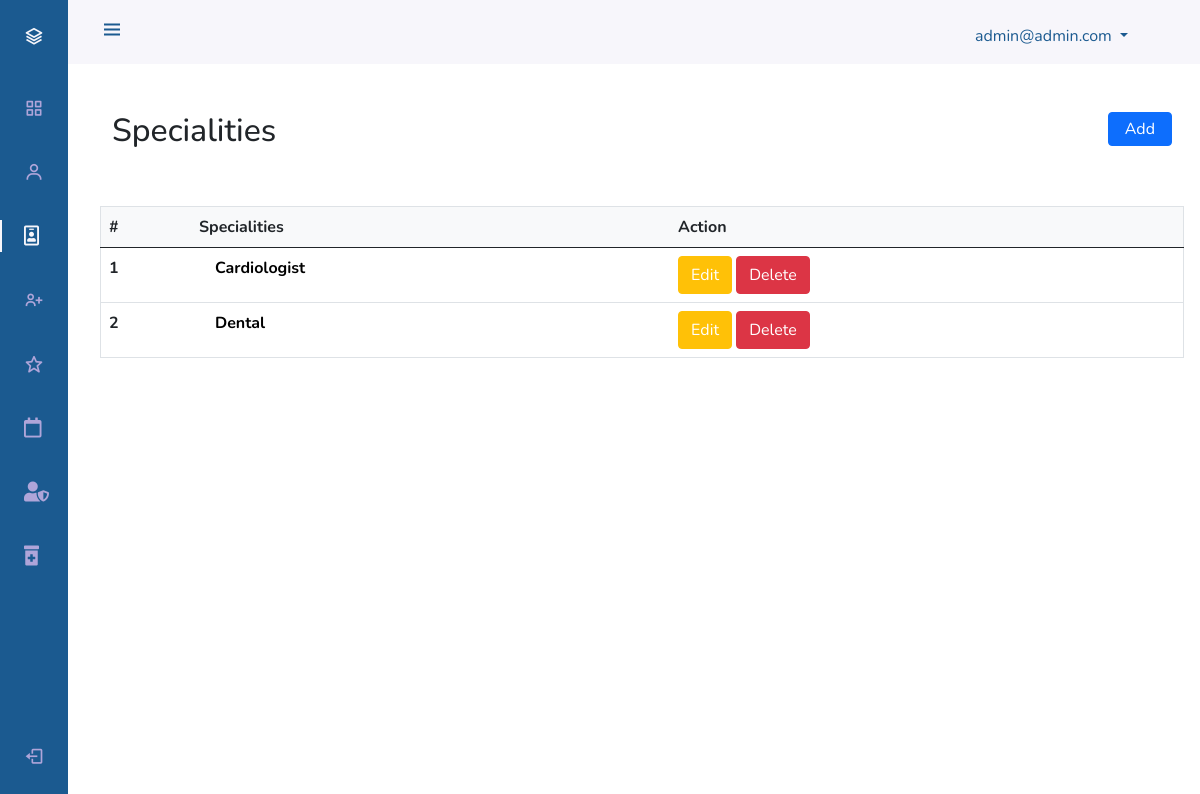
Screenshot of /admindashboard/specialists/ (signed in) with the database file from the repository.
### accounts/models.py (models this page shows, shortened)
class User(AbstractUser):
    GENDER_CHOICES = (
    (0, 'male'),
    (1, 'female'),
    (2, 'not specified'),
)
    username = None
    is_doctor = models.BooleanField(default=False)
    is_patient = models.BooleanField(default=True)
    first_name = models.CharField(max_length=100)
    last_name = models.CharField(max_length=100)
    email = models.EmailField(max_length=40,unique=True)
    phone_number = models.CharField(max_length=20)
    address = models.CharField(max_length=100)
    dob = models.DateField(auto_now_add=False,null=True,blank=False)
    gender = models.IntegerField(choices=GENDER_CHOICES,null=False)
    created_at = models.DateTimeField(auto_now_add=True)
    updated_at = models.DateTimeField(auto_now_add=True)
    is_active = models.BooleanField(default=False)
    USERNAME_FIELD = 'email'
    REQUIRED_FIELDS = []
    objects = UserManager()

### specialist/models.py (models this page shows, shortened)
class Specialist(models.Model):
    specialist_name = models.CharField(max_length=50,unique=True)
    slug = models.SlugField(max_length=50,unique=True)

### admins/decorators.py (the view)
    def wrapper_function(request, *args, **kwargs):
        if not request.user.is_superuser:
            return redirect('/admindashboard/login')
        else:
            return view_function(request, *args, **kwargs)

### admins/views.py (called while the page is built)
@is_user_admin
def adminSpecialists(request):
    specialist = Specialist.objects.all()
    context = {
        'specialist_list':specialist
    }
    return render(request,'admindashboard/specialist.html',context)

### templates/admindashboard/specialist.html (shortened to what this page needs)
{% extends "adminBase.html"%} {% load static %}
{% block content %}
    {% include 'includes/admin_header.html' %}
    {% include 'includes/admin_sidebar.html' %}
    <div class="pt-5 mt-5" >
        <div class="container pb-5 ">
            <h2 class="text">Specialities
                <span>
                    <button type="button" class="btn btn-primary px-3 py-1 float-end fs-6" data-bs-toggle="modal" data-bs-target="#staticBackdrop">
                      Add
                    </button>
                </span>
            </h2>
        </div>
        <table class="table border m-auto">
            <thead>
              <tr class="bg-light">
                <th scope="col">#</th>
                <th scope="col">Specialities</th>
                <th scope="col">Action</th>
              </tr>
            </thead>
            <tbody>
              {% for specialist in specialist_list %}
              <tr>
                <th scope="row">{{specialist.id}}</th>
                <th scope="row">
                  <a href="#" class="name"><span class="m-3">{{specialist.specialist_name}}</span></a>
                </th>
                <td>
                    <span>
                        <button class="btn btn-warning text-white" data-bs-toggle="modal" data-bs-target="#staticBackdrop1">Edit</button>
                        <button class="btn btn-danger text-white"  data-bs-toggle="modal" data-bs-target="#staticBackdrop2">Delete</button>
                    </span>
                </td>
              </tr>
              {% endfor %}
            </tbody>
          </table>
    </div>
    {% endblock %}

### templates/includes/admin_header.html (shortened to what this page needs)
{% load static %}
<header class="header" id="header">
    <div class="header_toggle"> <i class='bx bx-menu' id="header-toggle"></i> </div>
    <ul>
        <li class="nav-item dropdown pt-4 m-4">
            <a class="nav-link dropdown-toggle w-25" href="#" id="navbarDropdownMenuLink" role="button" data-bs-toggle="dropdown" aria-expanded="false" style="color: #1B5A90;">
              <span class="">
              </span>
              {{user.email}}
            </a>
          </li>
    </ul>
</header>

### static/css/admin.css (style rules this page uses)
:root { --header-height: 3rem; --nav-width: 68px; --first-color: #1B5A90; --first-color-light: #AFA5D9; --white-color: #F7F6FB; --body-font: 'Nunito', sans-serif; --normal-font-size: 1rem; --z-fixed: 100 }
body { position: relative; margin: var(--header-height) 0 0 0; padding: 0 1rem; font-family: var(--body-font); font-size: var(--normal-font-size); transition: .5s }
.header { width: 100%; height: var(--header-height); position: fixed; top: 0; left: 0; display: flex; align-items: center; justify-content: space-between; padding: 0 1rem; background-color: var(--white-color); z-index: var(--z-fixed); transition: .5s }
.header_toggle { color: var(--first-color); font-size: 1.5rem; cursor: pointer }
@media screen and (min-width: 768px) { body { margin: calc(var(--header-height) + 1rem) 0 0 0; padding-left: calc(var(--nav-width) + 2rem) } }
@media screen and (min-width: 768px) { .header { height: calc(var(--header-height) + 1rem); padding: 0 2rem 0 calc(var(--nav-width) + 2rem) } }
#header ul li { list-style: none; }
.name { text-decoration: none; color: black; }

### rows the page displays
User: email "admin@admin.com"
Specialist: id "1", specialist_name "Cardiologist"
Specialist: id "2", specialist_name "Dental"
